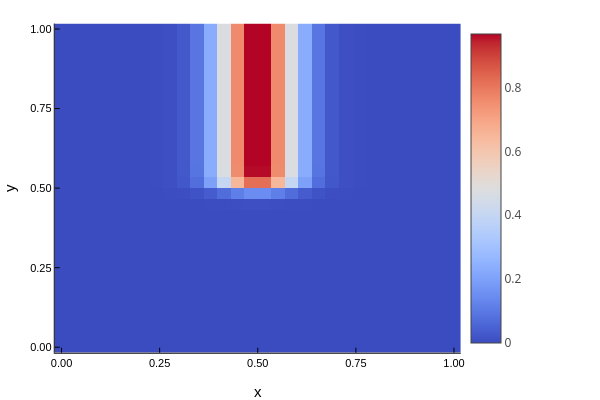

Notebook source saved alongside this figure:
### Code cell
dsol = Md \ bd
dsol = reshape(dsol, p.Nx, p.Ny)

heatmap(x,y, dsol',
xlabel="x",
ylabel="y",
color=:coolwarm
)

### Figure 1 — Plotly figure (JSON) as saved in the notebook; plotly's stock layout.template omitted (floating-point values rounded to 4 significant figures; data arrays with more than 128 entries replaced by an {"elided": "..."} marker saying what was removed)
{"data": [{"colorbar": {"len": 0.9143, "title": "", "x": 0.7679, "y": 0.533}, "colorscale": {"elided": "100x2 mixed values"}, "name": "y1", "showlegend": false, "showscale": true, "type": "heatmap", "x": [-0.01724, 0.01724, 0.05172, 0.08621, 0.1207, 0.1552, 0.1897, 0.2241, 0.2586, 0.2931, 0.3276, 0.3621, 0.3966, 0.431, 0.4655, 0.5, 0.5345, 0.569, 0.6034, 0.6379, 0.6724, 0.7069, 0.7414, 0.7759, 0.8103, 0.8448, 0.8793, 0.9138, 0.9483, 0.9828, 1.017], "xaxis": "x", "y": [-0.01724, 0.01724, 0.05172, 0.08621, 0.1207, 0.1552, 0.1897, 0.2241, 0.2586, 0.2931, 0.3276, 0.3621, 0.3966, 0.431, 0.4655, 0.5, 0.5345, 0.569, 0.6034, 0.6379, 0.6724, 0.7069, 0.7414, 0.7759, 0.8103, 0.8448, 0.8793, 0.9138, 0.9483, 0.9828, 1.017], "yaxis": "y", "z": {"elided": "30x30 float values"}, "zmax": 0.9707, "zmin": 8.986e-13}], "layout": {"annotations": [], "height": 400, "legend": {"bgcolor": "rgba(255, 255, 255, 1.000)", "bordercolor": "rgba(0, 0, 0, 1.000)", "borderwidth": 1, "font": {"color": "rgba(0, 0, 0, 1.000)", "family": "sans-serif", "size": 11}, "title": {"font": {"color": "rgba(0, 0, 0, 1.000)", "family": "sans-serif", "size": 15}, "text": ""}, "tracegroupgap": 0, "traceorder": "normal", "x": 1, "xanchor": "auto", "y": 1, "yanchor": "auto"}, "margin": {"b": 20, "l": 0, "r": 0, "t": 20}, "paper_bgcolor": "rgba(255, 255, 255, 1.000)", "plot_bgcolor": "rgba(255, 255, 255, 1.000)", "showlegend": true, "width": 600, "xaxis": {"anchor": "y", "domain": [0.09128, 0.7679], "gridcolor": "rgba(0, 0, 0, 0.100)", "gridwidth": 0.5, "linecolor": "rgba(0, 0, 0, 1.000)", "mirror": false, "range": [-0.01724, 1.017], "showgrid": true, "showline": true, "showticklabels": true, "tickangle": 0, "tickcolor": "rgb(0, 0, 0)", "tickfont": {"color": "rgba(0, 0, 0, 1.000)", "family": "sans-serif", "size": 11}, "tickmode": "array", "ticks": "inside", "ticktext": ["0.00", "0.25", "0.50", "0.75", "1.00"], "tickvals": [0, 0.25, 0.5, 0.75, 1], "title": "x", "titlefont": {"color": "rgba(0, 0, 0, 1.000)", "family": "sans-serif", "size": 15}, "type": "-", "visible": true, "zeroline": false, "zerolinecolor": "rgba(0, 0, 0, 1.000)"}, "yaxis": {"anchor": "x", "domain": [0.07581, 0.9902], "gridcolor": "rgba(0, 0, 0, 0.100)", "gridwidth": 0.5, "linecolor": "rgba(0, 0, 0, 1.000)", "mirror": false, "range": [-0.01724, 1.017], "showgrid": true, "showline": true, "showticklabels": true, "tickangle": 0, "tickcolor": "rgb(0, 0, 0)", "tickfont": {"color": "rgba(0, 0, 0, 1.000)", "family": "sans-serif", "size": 11}, "tickmode": "array", "ticks": "inside", "ticktext": ["0.00", "0.25", "0.50", "0.75", "1.00"], "tickvals": [0, 0.25, 0.5, 0.75, 1], "title": "y", "titlefont": {"color": "rgba(0, 0, 0, 1.000)", "family": "sans-serif", "size": 15}, "type": "-", "visible": true, "zeroline": false, "zerolinecolor": "rgba(0, 0, 0, 1.000)"}}}
